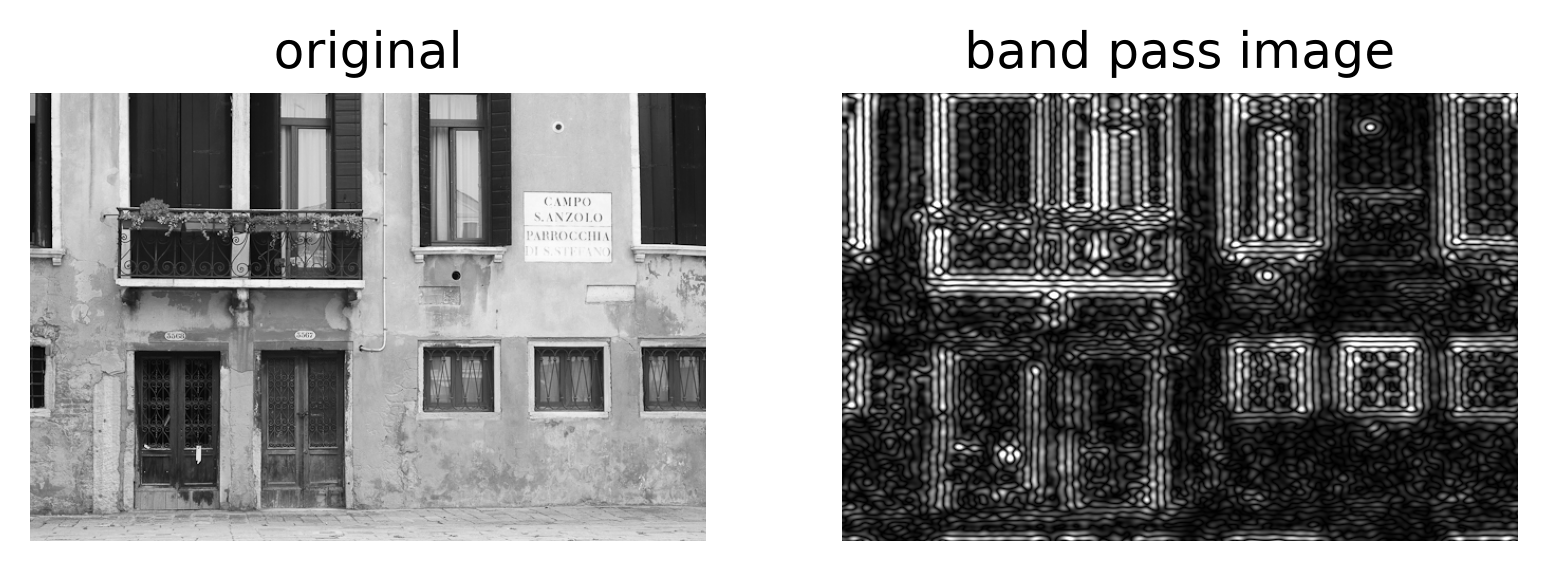
#> input picture assets/band_pass.png, 1547 x 571 px
$ python sampling.py ../assets/band_pass.png
#> lines starting #> are read from the running program, lines starting #| are printed output that depends on the picture; after the words box and inside, x2 and y2 are one past the last pixel; in counts of white or black regions, pixels touching at a corner belong together
import argparse
from pathlib import Path

import matplotlib.pyplot as plt
import numpy as np

if __name__ == "__main__":
    parser = argparse.ArgumentParser()
    parser.add_argument("image_path", help="Path to the input image")
    parser.add_argument(
        "-o",
        "--output",
        help="Path where the output figure should be saved",
    )
    args = parser.parse_args()

    img = plt.imread(args.image_path) / 255

    # make it gray scale only so it has only width and height dimensions.
    img = img[:, :, :3].mean(axis=2)
#> img: shape (571, 1547) float32

    img_8bit = (img * 255).astype(np.uint8)
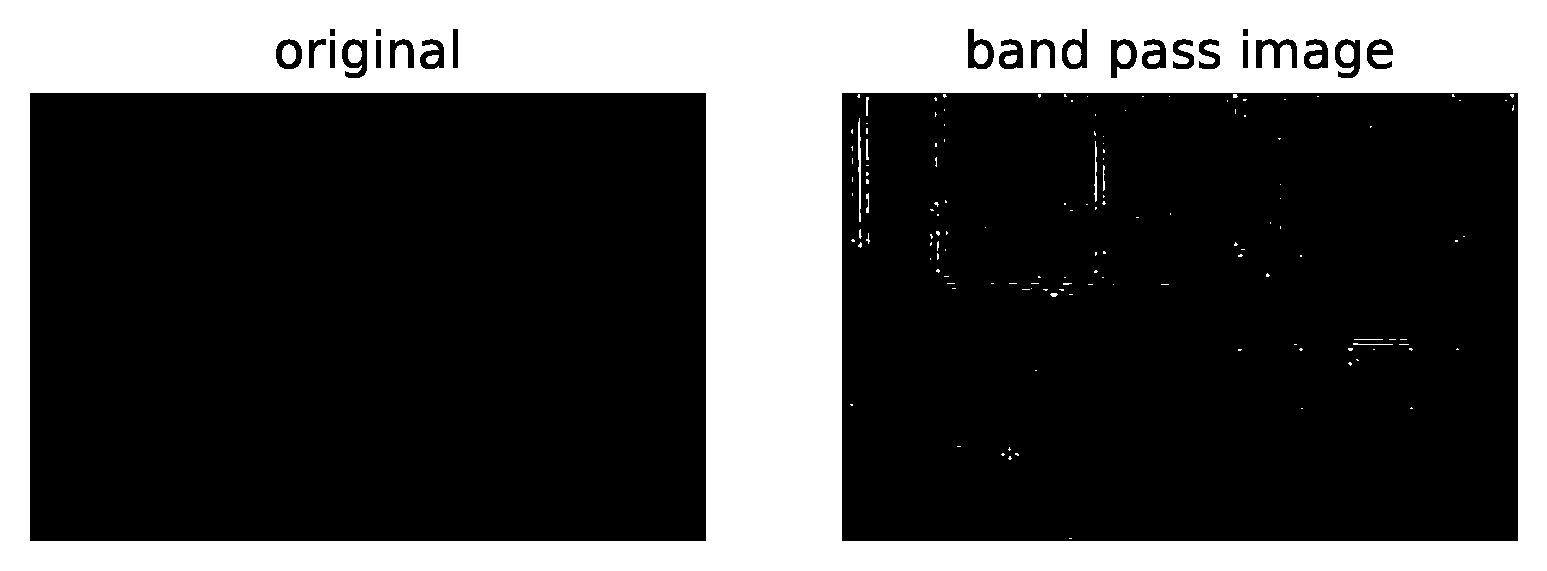
#> img_8bit: shape (571, 1547); values 0 (black) and 1 (white), 30.7% white; 147 white regions (126 under 20 px), largest, box (x1, y1, x2, y2) and area: (0, 0, 1547, 571) 267668, (1067, 44, 1082, 64) 227, (282, 44, 296, 64) 226
    img_4bit = np.floor(img * 16) / 15
#> img_4bit: shape (571, 1547) float32; every value is 0
    img_2bit = np.floor(img * 4) / 3
    img_1bit = img > 0.5
#> img_1bit: shape (571, 1547) bool; every value is 0

    plt.figure(figsize=(12, 4))

    plt.subplot(1, 4, 1)
    plt.imshow(img_8bit, cmap="gray")
    plt.title("Original")
    plt.axis("off")

    plt.subplot(1, 4, 2)
    plt.imshow(img_4bit, cmap="gray")
    plt.title("4-bit")
    plt.axis("off")

    plt.subplot(1, 4, 3)
    plt.imshow(img_2bit, cmap="gray")
    plt.title("2-bit")
    plt.axis("off")

    plt.subplot(1, 4, 4)
    plt.imshow(img_1bit, cmap="gray")
    plt.title("1-bit")
    plt.axis("off")

    if args.output:
        output_path = Path(args.output)
        output_path.parent.mkdir(parents=True, exist_ok=True)
        plt.savefig(output_path, dpi=300, bbox_inches="tight")
    else:
        plt.show()
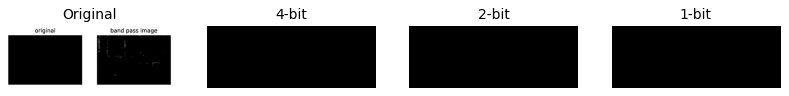
#> figure drawn by matplotlib, 4 panels

$ run again, on assets/corr_conv.png
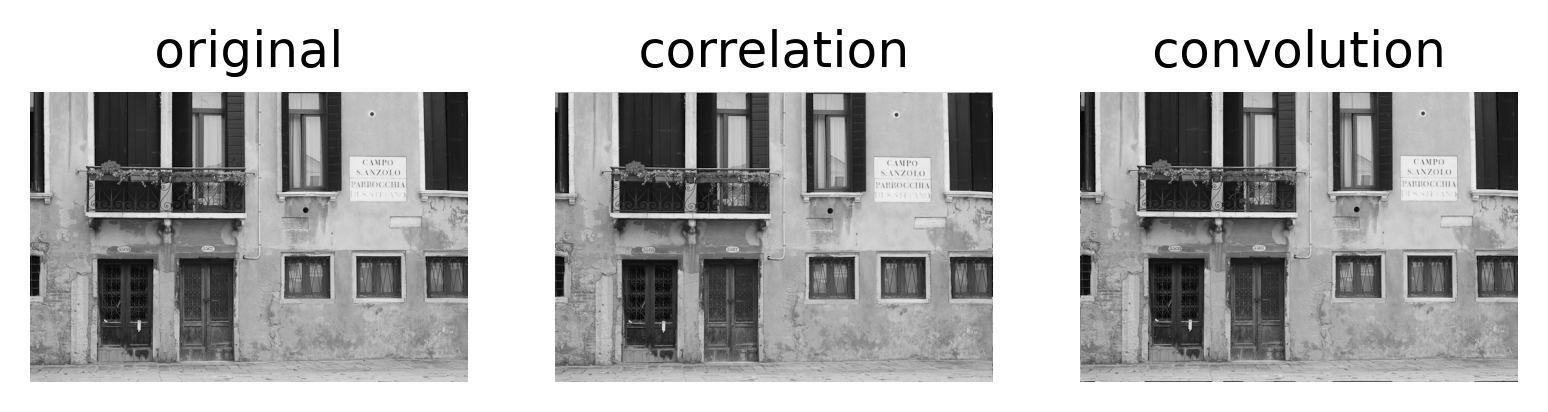
#> input picture assets/corr_conv.png, 1548 x 412 px
#> `img_8bit = (img * 255).astype(np.uint8)`:
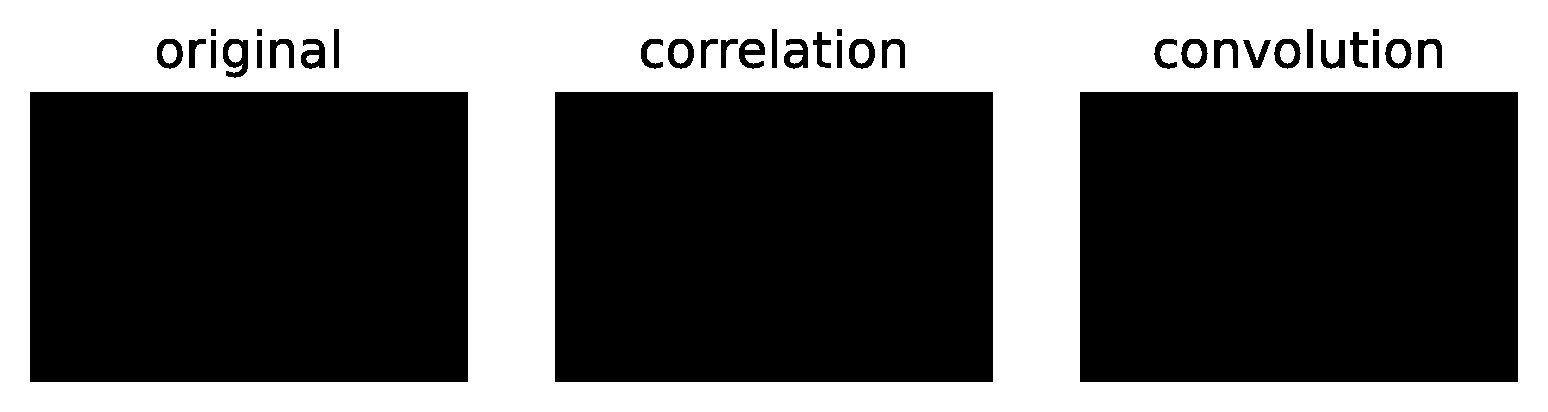
#> img_8bit: shape (412, 1548); values 0 (black) and 1 (white), 38.7% white; 11 white regions, largest, box (x1, y1, x2, y2) and area: (0, 0, 1548, 412) 245212, (162, 44, 177, 64) 234, (1187, 44, 1202, 64) 232
#> img_4bit: shape (412, 1548) float32; every value is 0
#> img_1bit: shape (412, 1548) bool; every value is 0
#> `plt.show()`:
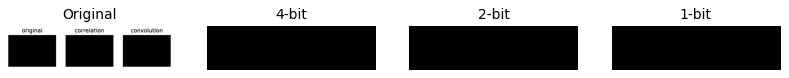
#> figure drawn by matplotlib, 4 panels

$ run again, on assets/corr_conv_diff.png
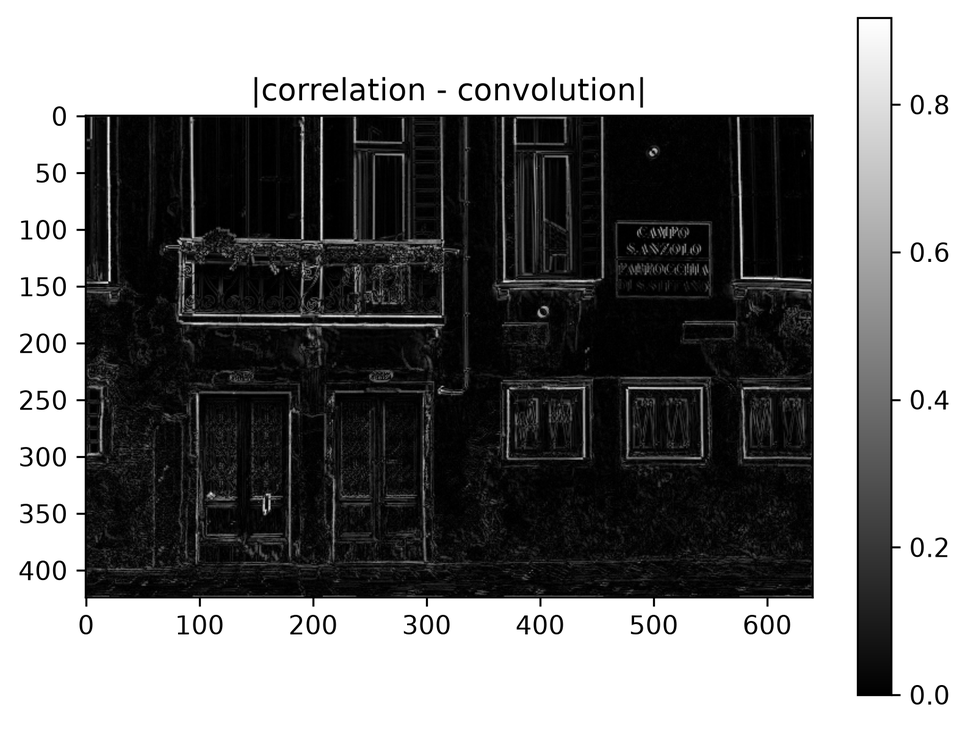
#> input picture assets/corr_conv_diff.png, 968 x 729 px, shrunk from 1586 x 1194 before the run
#> `img_8bit = (img * 255).astype(np.uint8)`:
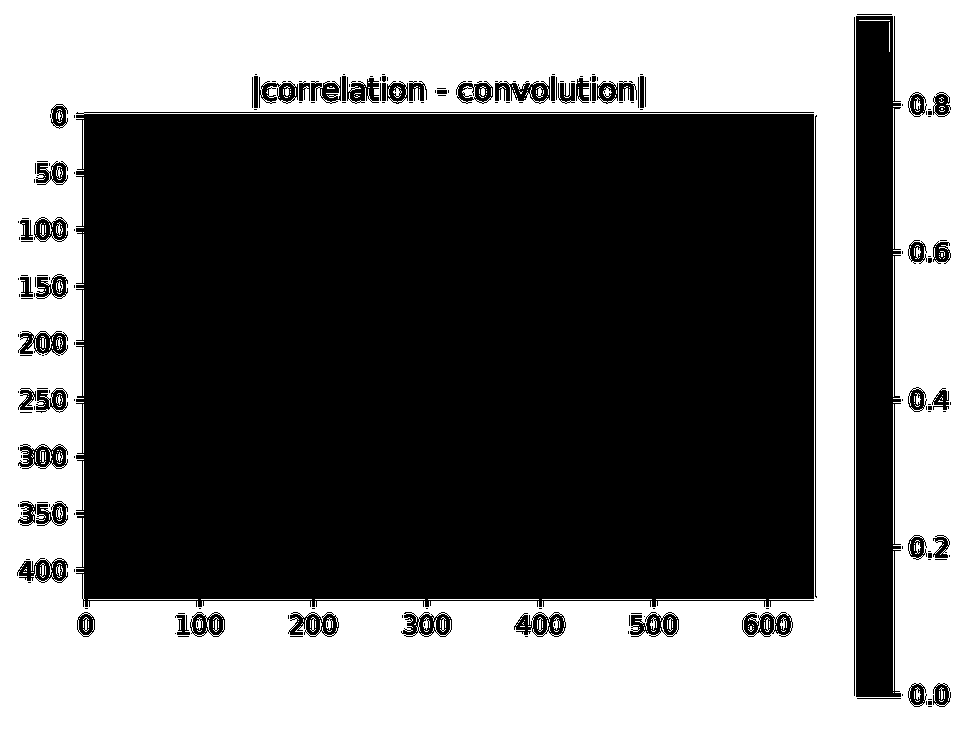
#> img_8bit: shape (729, 968); values 0 (black) and 1 (white), 43% white; 255 white regions (197 under 20 px), largest, box (x1, y1, x2, y2) and area: (0, 0, 968, 729) 299905, (893, 108, 894, 249) 141, (893, 256, 894, 397) 141
#> img_4bit: shape (729, 968) float32; every value is 0
#> img_1bit: shape (729, 968) bool; every value is 0
#> `plt.show()`:
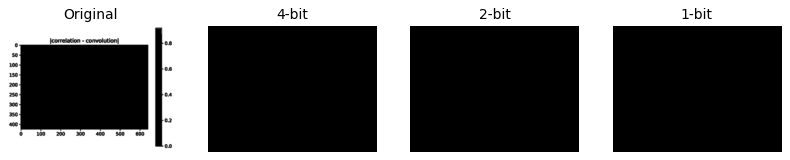
#> figure drawn by matplotlib, 4 panels

$ run again, on assets/cos_patterns.png
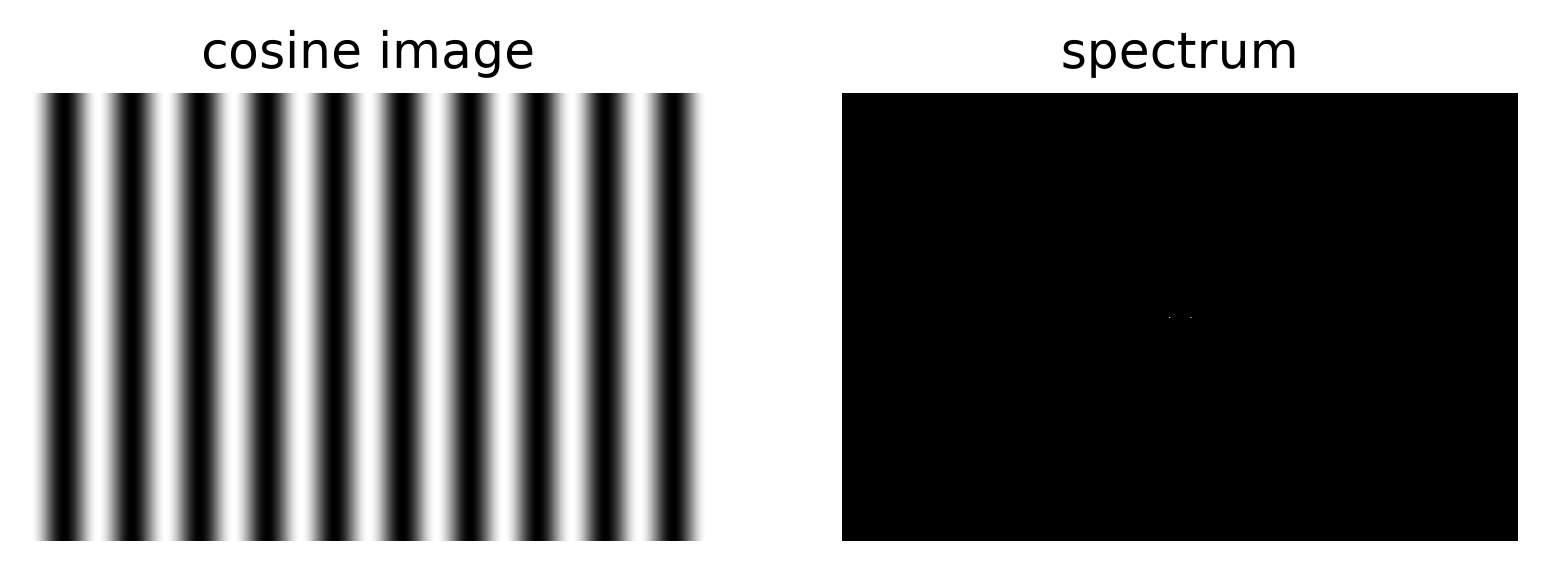
#> input picture assets/cos_patterns.png, 1547 x 571 px
#> `img_8bit = (img * 255).astype(np.uint8)`:
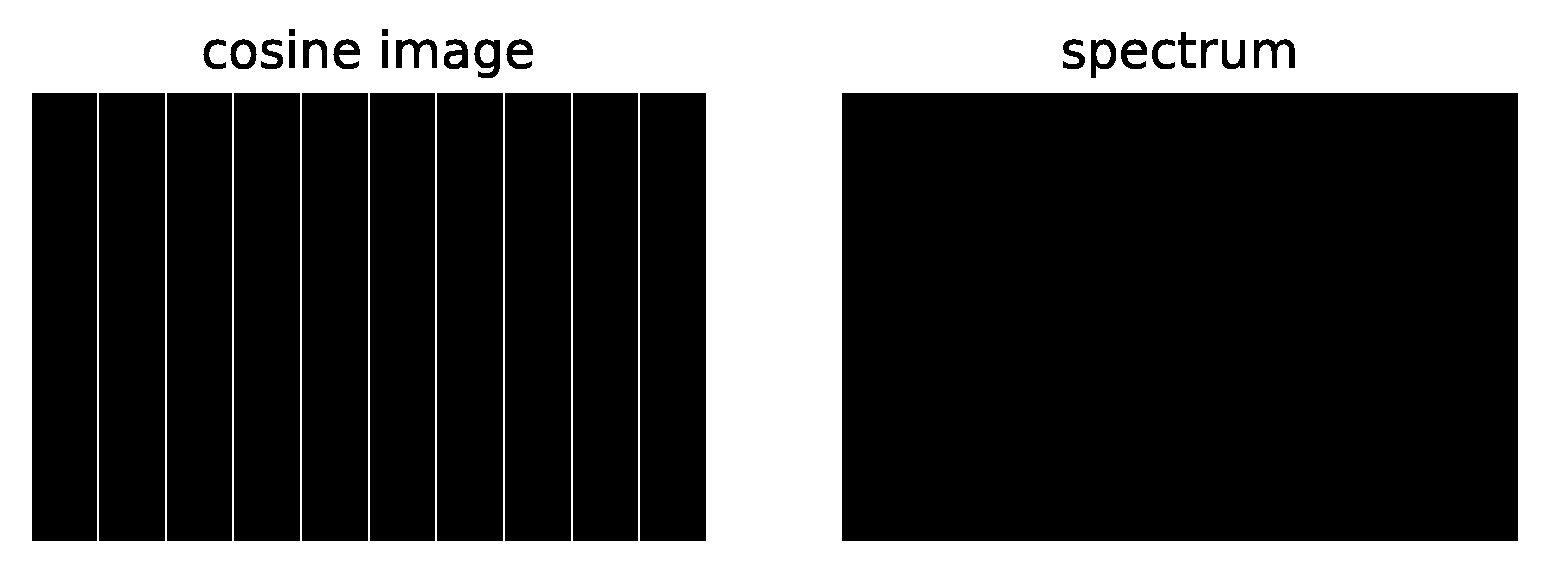
#> img_8bit: shape (571, 1547); values 0 (black) and 1 (white), 31.6% white; 8 white regions, largest, box (x1, y1, x2, y2) and area: (0, 0, 1547, 571) 278345, (236, 44, 251, 64) 232, (1096, 44, 1111, 64) 229
#> img_4bit: shape (571, 1547) float32; every value is 0
#> img_1bit: shape (571, 1547) bool; every value is 0
